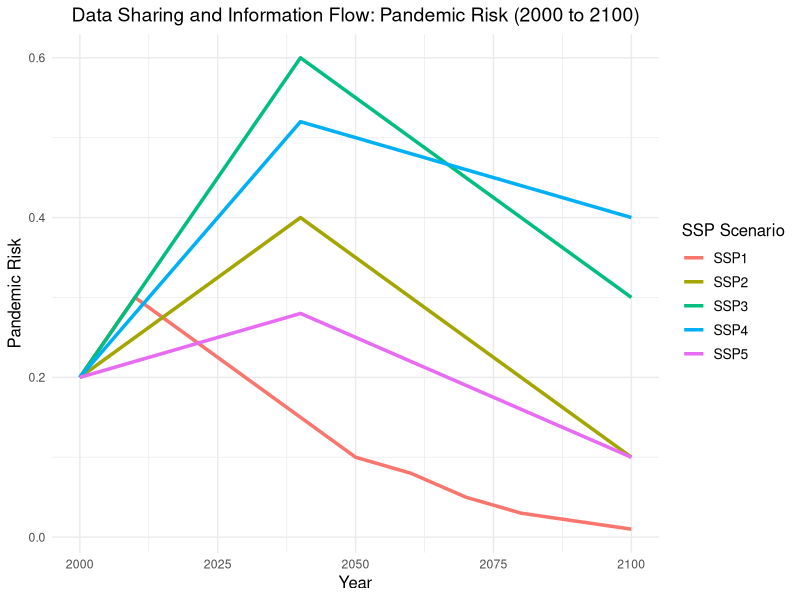

This figure's R source:
# Load libraries
library(ggplot2)
library(dplyr)

# Data for pandemic risk based on SSP narratives (might need to be slightly tweaked)
years <- seq(2000, 2100, by = 10)
ssp1 <- c(0.2, 0.3, 0.25, 0.2, 0.15, 0.1, 0.08, 0.05, 0.03, 0.02, 0.01)
ssp2 <- c(0.2, 0.25, 0.3, 0.35, 0.4, 0.35, 0.3, 0.25, 0.2, 0.15, 0.1)
ssp3 <- c(0.2, 0.3, 0.4, 0.5, 0.6, 0.55, 0.5, 0.45, 0.4, 0.35, 0.3)
ssp4 <- c(0.2, 0.28, 0.36, 0.44, 0.52, 0.5, 0.48, 0.46, 0.44, 0.42, 0.4)
ssp5 <- c(0.2, 0.22, 0.24, 0.26, 0.28, 0.25, 0.22, 0.19, 0.16, 0.13, 0.1)

# Create data frame
data <- data.frame(
  Year = rep(years, 5),
  Pandemic_Risk = c(ssp1, ssp2, ssp3, ssp4, ssp5),
  Scenario = factor(rep(c("SSP1", "SSP2", "SSP3", "SSP4", "SSP5"), each = length(years)))
)

# Plot data
ggplot(data, aes(x = Year, y = Pandemic_Risk, color = Scenario)) +
  geom_line(size = 1.2) +
  labs(
    title = "Data Sharing and Information Flow: Pandemic Risk (2000 to 2100)",
    x = "Year",
    y = "Pandemic Risk",
    color = "SSP Scenario"
  ) +
  theme_minimal() +
  theme(
    plot.title = element_text(hjust = 0.5, size = 14),
    axis.title = element_text(size = 12),
    legend.title = element_text(size = 12),
    legend.text = element_text(size = 10)
  )
